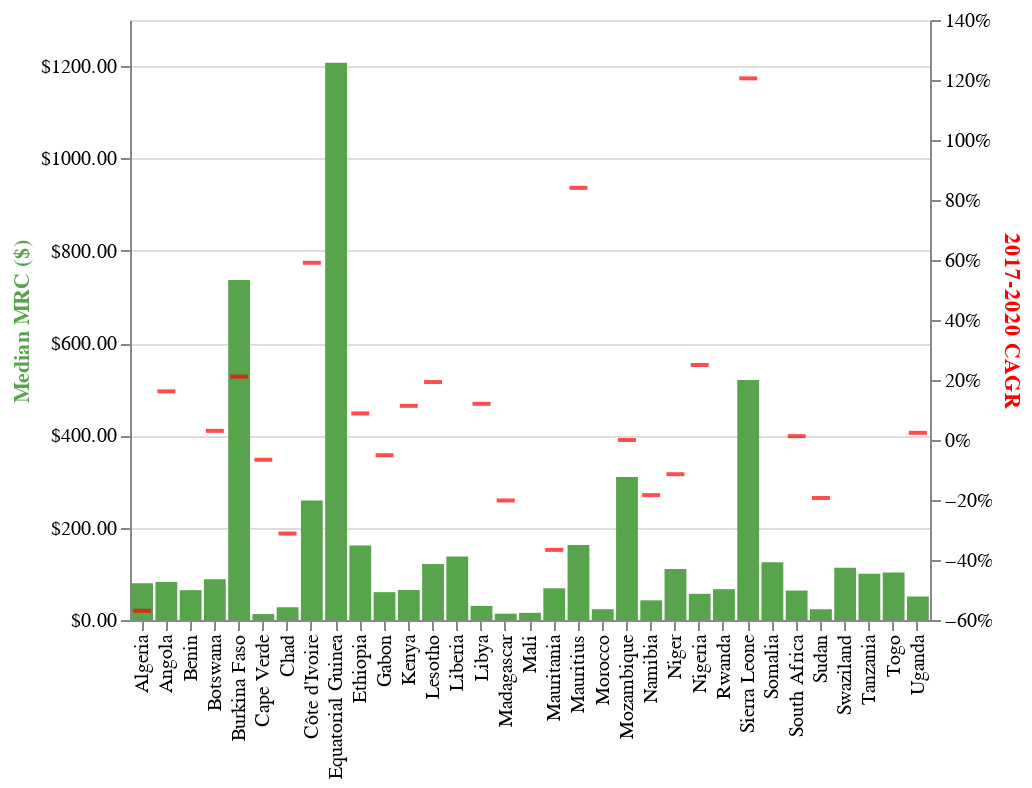

Notebook code cell kept with this figure:
### Code cell
def CAGR_Graph(CAGR_file): #use dataframe from CAGR calculation

    base = alt.Chart(CAGR_file).encode(
        alt.X('Country', axis=alt.Axis(title=None)) #change Country to Region for Region chart
    )

    bar = base.mark_bar(color='#57A44C').encode(
        y=alt.Y('Q2 2020', axis=alt.Axis(title='Median MRC ($)', format='$.2f', titleColor='#57A44C'))
    ).properties(
        width=alt.Step(40)  # controls width of bar.
    ).properties(width=400,height=300)

    tick = base.mark_tick(
        color='red',
        thickness=2,
        size=10 * 0.9,  # controls width of tick.
    
    ).encode(
        y=alt.Y('CAGR', axis=alt.Axis(title='2017-2020 CAGR', titleColor='red',format='%'))
    ).properties(width=500,height=300)

    return alt.layer(bar, tick).resolve_scale(
            y = 'independent'
            ).properties(width=500,height=300)

CAGR_Graph(CAGR_file)

### Figure 1 — Vega-Lite specification as saved in the notebook (floating-point values rounded to 4 significant figures)
{"config": {"view": {"continuousWidth": 400, "continuousHeight": 300}}, "layer": [{"mark": {"type": "bar", "color": "#57A44C"}, "encoding": {"x": {"type": "nominal", "axis": {"title": null}, "field": "Country"}, "y": {"type": "quantitative", "axis": {"format": "$.2f", "title": "Median MRC ($)", "titleColor": "#57A44C"}, "field": "Q2 2020"}}, "height": 300, "width": 400}, {"mark": {"type": "tick", "color": "red", "size": 9.0, "thickness": 2}, "encoding": {"x": {"type": "nominal", "axis": {"title": null}, "field": "Country"}, "y": {"type": "quantitative", "axis": {"format": "%", "title": "2017-2020 CAGR", "titleColor": "red"}, "field": "CAGR"}}, "height": 300, "width": 500}], "data": {"name": "data-fdb775a27bfc46b707f11db3040468d9"}, "height": 300, "resolve": {"scale": {"y": "independent"}}, "width": 500, "$schema": "https://vega.github.io/schema/vega-lite/v4.8.1.json", "datasets": {"data-fdb775a27bfc46b707f11db3040468d9": [{"Country": "Sierra Leone", "Q2 2016": 48.47, "Q2 2017": 48.47, "Q2 2018": 51.06, "Q2 2019": 440.0, "Q2 2020": 520.0, "CAGR": 1.206}, {"Country": "Mauritius", "Q2 2016": 26.03, "Q2 2017": 26.03, "Q2 2018": 112.5, "Q2 2019": 142.7, "Q2 2020": 162.3, "CAGR": 0.8405}, {"Country": "Côte d'Ivoire", "Q2 2016": 64.28, "Q2 2017": 64.28, "Q2 2018": 60.52, "Q2 2019": 66.8, "Q2 2020": 258.7, "CAGR": 0.5907}, {"Country": "Nigeria", "Q2 2016": 40.77, "Q2 2017": 29.02, "Q2 2018": 47.19, "Q2 2019": 55.49, "Q2 2020": 56.68, "CAGR": 0.25}, {"Country": "Burkina Faso", "Q2 2016": 527.3, "Q2 2017": 414.5, "Q2 2018": 418.3, "Q2 2019": 19.7, "Q2 2020": 736.5, "CAGR": 0.2113}, {"Country": "Lesotho", "Q2 2016": 71.26, "Q2 2017": 71.26, "Q2 2018": 95.44, "Q2 2019": 121.5, "Q2 2020": 121.1, "CAGR": 0.1932}, {"Country": "Angola", "Q2 2016": 52.54, "Q2 2017": 52.54, "Q2 2018": 82.57, "Q2 2019": 72.13, "Q2 2020": 82.47, "CAGR": 0.1622}, {"Country": "Libya", "Q2 2016": 21.73, "Q2 2017": 21.73, "Q2 2018": 36.7, "Q2 2019": 35.83, "Q2 2020": 30.59, "CAGR": 0.1207}, {"Country": "Kenya", "Q2 2016": 49.38, "Q2 2017": 47.0, "Q2 2018": 47.0, "Q2 2019": 64.42, "Q2 2020": 64.95, "CAGR": 0.1139}, {"Country": "Ethiopia", "Q2 2016": 124.9, "Q2 2017": 125.0, "Q2 2018": 125.8, "Q2 2019": 189.1, "Q2 2020": 161.2, "CAGR": 0.0886}, {"Country": "Botswana", "Q2 2016": null, "Q2 2017": 80.66, "Q2 2018": 93.95, "Q2 2019": 87.28, "Q2 2020": 88.29, "CAGR": 0.0306}, {"Country": "Uganda", "Q2 2016": 47.42, "Q2 2017": 47.42, "Q2 2018": 37.76, "Q2 2019": 80.28, "Q2 2020": 50.9, "CAGR": 0.0239}, {"Country": "South Africa", "Q2 2016": 63.38, "Q2 2017": 61.46, "Q2 2018": 69.74, "Q2 2019": 62.43, "Q2 2020": 63.84, "CAGR": 0.0127}, {"Country": "Mozambique", "Q2 2016": 133.5, "Q2 2017": 310.0, "Q2 2018": 310.0, "Q2 2019": 245.0, "Q2 2020": 310.0, "CAGR": 0.0}, {"Country": "Gabon", "Q2 2016": 70.55, "Q2 2017": 70.55, "Q2 2018": 62.3, "Q2 2019": 68.51, "Q2 2020": 60.37, "CAGR": -0.0506}, {"Country": "Cape Verde", "Q2 2016": 15.74, "Q2 2017": 15.74, "Q2 2018": 15.88, "Q2 2019": 15.28, "Q2 2020": 12.83, "CAGR": -0.0659}, {"Country": "Niger", "Q2 2016": 158.7, "Q2 2017": 158.7, "Q2 2018": 160.2, "Q2 2019": 109.6, "Q2 2020": 110.4, "CAGR": -0.114}, {"Country": "Namibia", "Q2 2016": 78.31, "Q2 2017": 78.31, "Q2 2018": 63.83, "Q2 2019": 41.67, "Q2 2020": 42.6, "CAGR": -0.1837}, {"Country": "Sudan", "Q2 2016": 44.34, "Q2 2017": 44.34, "Q2 2018": 60.97, "Q2 2019": 23.95, "Q2 2020": 23.28, "CAGR": -0.1933}, {"Country": "Madagascar", "Q2 2016": 26.99, "Q2 2017": 26.99, "Q2 2018": 12.34, "Q2 2019": 13.53, "Q2 2020": 13.73, "CAGR": -0.2016}, {"Country": "Chad", "Q2 2016": 84.65, "Q2 2017": 84.65, "Q2 2018": 85.44, "Q2 2019": 20.55, "Q2 2020": 27.6, "CAGR": -0.3118}, {"Country": "Mauritania", "Q2 2016": 405.0, "Q2 2017": 270.0, "Q2 2018": 270.0, "Q2 2019": 148.5, "Q2 2020": 68.71, "CAGR": -0.3663}, {"Country": "Algeria", "Q2 2016": 1014.0, "Q2 2017": 996.8, "Q2 2018": 1006.0, "Q2 2019": 25.12, "Q2 2020": 79.7, "CAGR": -0.5692}, {"Country": "Benin", "Q2 2016": null, "Q2 2017": null, "Q2 2018": 8.9, "Q2 2019": 5.567, "Q2 2020": 64.68, "CAGR": null}, {"Country": "Burundi", "Q2 2016": null, "Q2 2017": null, "Q2 2018": null, "Q2 2019": 50.0, "Q2 2020": null, "CAGR": null}, {"Country": "Cameroon", "Q2 2016": 39.68, "Q2 2017": 44.09, "Q2 2018": 40.05, "Q2 2019": 34.26, "Q2 2020": null, "CAGR": null}, {"Country": "Central African Republic", "Q2 2016": 483.2, "Q2 2017": 483.2, "Q2 2018": 487.7, "Q2 2019": 469.3, "Q2 2020": null, "CAGR": null}, {"Country": "Congo, Dem. Rep.", "Q2 2016": 200.0, "Q2 2017": 290.0, "Q2 2018": 115.0, "Q2 2019": 30.0, "Q2 2020": null, "CAGR": null}, {"Country": "Congo, Rep.", "Q2 2016": 216.0, "Q2 2017": 216.0, "Q2 2018": 218.0, "Q2 2019": 351.1, "Q2 2020": null, "CAGR": null}, {"Country": "Equatorial Guinea", "Q2 2016": null, "Q2 2017": null, "Q2 2018": null, "Q2 2019": 1199.0, "Q2 2020": 1207.0, "CAGR": null}, {"Country": "Eswatini", "Q2 2016": 28.43, "Q2 2017": 28.43, "Q2 2018": 63.83, "Q2 2019": 104.1, "Q2 2020": null, "CAGR": null}, {"Country": "Guinea", "Q2 2016": 11.59, "Q2 2017": 132.4, "Q2 2018": 110.6, "Q2 2019": null, "Q2 2020": null, "CAGR": null}, {"Country": "Liberia", "Q2 2016": null, "Q2 2017": null, "Q2 2018": 470.0, "Q2 2019": 300.0, "Q2 2020": 137.8, "CAGR": null}, {"Country": "Malawi", "Q2 2016": 10.88, "Q2 2017": 10.88, "Q2 2018": 13.77, "Q2 2019": 145.5, "Q2 2020": null, "CAGR": null}, {"Country": "Mali", "Q2 2016": 529.1, "Q2 2017": null, "Q2 2018": null, "Q2 2019": null, "Q2 2020": 15.54, "CAGR": null}, {"Country": "Morocco", "Q2 2016": null, "Q2 2017": null, "Q2 2018": 15.69, "Q2 2019": 20.69, "Q2 2020": 23.37, "CAGR": null}, {"Country": "Rwanda", "Q2 2016": null, "Q2 2017": null, "Q2 2018": 139.3, "Q2 2019": 127.2, "Q2 2020": 66.74, "CAGR": null}, {"Country": "Somalia", "Q2 2016": null, "Q2 2017": null, "Q2 2018": 80.0, "Q2 2019": 100.0, "Q2 2020": 125.0, "CAGR": null}, {"Country": "Swaziland", "Q2 2016": null, "Q2 2017": null, "Q2 2018": null, "Q2 2019": null, "Q2 2020": 113.3, "CAGR": null}, {"Country": "Tanzania", "Q2 2016": 7.883, "Q2 2017": null, "Q2 2018": null, "Q2 2019": 125.0, "Q2 2020": 100.0, "CAGR": null}, {"Country": "Togo", "Q2 2016": null, "Q2 2017": null, "Q2 2018": 103.1, "Q2 2019": 343.4, "Q2 2020": 102.8, "CAGR": null}, {"Country": "Tunisia", "Q2 2016": 18.02, "Q2 2017": 18.02, "Q2 2018": 11.58, "Q2 2019": null, "Q2 2020": null, "CAGR": null}, {"Country": "Zimbabwe", "Q2 2016": 217.5, "Q2 2017": 152.5, "Q2 2018": 150.0, "Q2 2019": 128.5, "Q2 2020": null, "CAGR": null}]}}
